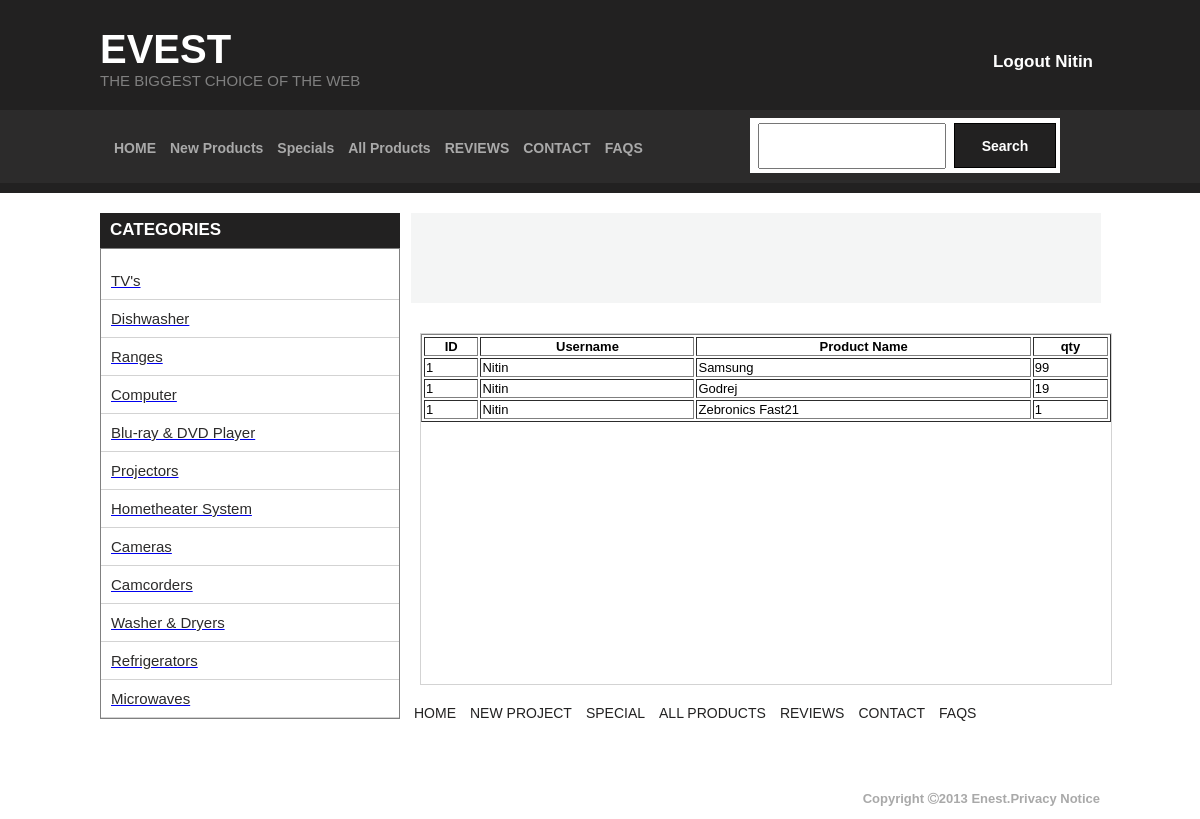
Page /checkout.php (signed in) on the committed database.
### tables this page shows
CREATE TABLE `categories` (
  `id` int(11) NOT NULL,
  `categoryname` varchar(255) NOT NULL
);

CREATE TABLE `cart` (
  `id` int(11) NOT NULL,
  `userid` int(11) NOT NULL,
  `productid` int(11) NOT NULL,
  `qty` int(11) NOT NULL
);

CREATE TABLE `signup` (
  `id` int(11) NOT NULL,
  `fullname` varchar(255) NOT NULL,
  `email` varchar(255) NOT NULL,
  `password` varchar(255) NOT NULL
);

CREATE TABLE `product` (
  `id` int(11) NOT NULL,
  `category_id` int(11) NOT NULL,
  `pname` varchar(255) NOT NULL,
  `pdescription` text NOT NULL,
  `pprice` varchar(255) NOT NULL,
  `pstock` int(11) NOT NULL,
  `pimage` varchar(255) NOT NULL,
  `special` int(11) NOT NULL
);

### checkout.php (the view, shortened to what this page needs)
<?php include('common/connection.php')?>
<!DOCTYPE html>
<html>
<head>
	<link rel="stylesheet" type="text/css" href="css/style.css">
	<link rel="stylesheet" href="https://cdnjs.cloudflare.com/ajax/libs/font-awesome/4.7.0/css/font-awesome.min.css">
</head>
<body>
	<div class="main-div">
		<?php include('common/header.php');?>
		<div class="null">
		</div>
		<div class="main-categorious">
			<div class="footer">
				<div class="categorious">
					<div class="cate-heading">
						<p>CATEGORIES</p>
					</div>
					<div class="items">
						<ul>
							<?php include('common/categories.php');?>
						</ul>
					</div>
				</div>
				<div class="contact">
					<div class="contact-us">
					</div>
					<div class="dish-info">
						<table border="1" width="100%">
                            <tr>
                                <th>ID</th>
                                <th>Username</th>
                                <th>Product Name</th>
                                <th>qty</th>
                            </tr>
                            <?php
                                $userid=$_SESSION['userid'];
                                $query="SELECT * FROM cart c, product p, signup su where c.userid=su.id and c.productid=p.id and c.userid=$userid";
                                $result=mysqli_query($connect,$query);
                                while($row=mysqli_fetch_assoc($result))
                                {
                            ?>
                                <tr>
                                    <td><?php echo $row['id'];?></td>
                                    <td><?php echo $row['fullname'];?></td>
                                    <td><?php echo $row['pname'];?></td>
                                    <td><?php echo $row['qty'];?></td>
                                </tr>
                            <?php } ?>
                        </table>
					</div>
				</div>
				<?php include ('common/footer.php');?>
			</div>
		</div>
	</div>
</body>
</html>

### common/categories.php
<ul>
	<?php
		$query="select * from categories";
		$result=mysqli_query($connect,$query);
		while($row=mysqli_fetch_assoc($result))
		{
	?>
		<a href="products.php?cid=<?php echo $row['id']?>"><li><?php echo $row['categoryname']?></li></a>
<?php	}	?>
</ul>

### css/style.css (style rules this page uses)
body { margin:0; padding: 0; font-family: arial; font-size:13px; }
.null { background-color:#222121; height: 10px; width: 100%; }
.main-categorious { width: 100%; }
.footer { width: 1000px; margin: auto; margin-top: 20px; }
.categorious { width: 300px; float: left; }
.contact { width: 700px; float: left; }
.cate-heading { background-color:#222121; height:35px; }
.cate-heading p { color: white; margin: 0; margin-left: 20px; padding-top:7px; font-size: 17px; font-weight: bold; font-family: 'Merriweather Sans', sans-serif; }
.items { width:300px; height: 471px; border:1px solid gray; }
.items ul { padding: 0; }
.items ul li { list-style: none; border-bottom: 1px solid lightgray; padding: 10px; font-size: 15px; color:#2C2B2B; }
.contact-us { width: 690px; margin-left:20px; background-color:#F4F5F5; height:90px; }
.dish-info { width: 690px; height:480px; margin-left:20px; margin-top: 20px; border:1px solid lightgray; }
.items { width:300px; height: 471px; border:1px solid lightgray; }
.dish-info { width: 690px; height:350px; margin-left:20px; margin-top:30px; border:1px solid lightgray; }
.cate-heading p { color: white; margin: 0; margin-left: 10px; padding-top:7px; font-size: 17px; font-weight: bold; font-family: 'Merriweather Sans', sans-serif; }
.items { width:298px; height: 469px; border:1px solid gray; }
.contact-us { width: 690px; margin-left:11px; background-color:#F4F5F5; height:90px; margin-bottom: 10px; }

### rows in the picture
categories: categoryname "TV's"
categories: categoryname "Dishwasher"
categories: categoryname "Ranges"
categories: categoryname "Computer"
categories: categoryname "Blu-ray & DVD Player"
categories: categoryname "Projectors"
categories: categoryname "Hometheater System"
categories: categoryname "Cameras"
categories: categoryname "Camcorders"
categories: categoryname "Washer & Dryers"
categories: categoryname "Refrigerators"
categories: categoryname "Microwaves"
cart: userid "1", userid.fullname "Nitin", productid.pname "Samsung", qty "99"
cart: userid "1", userid.fullname "Nitin", productid.pname "Godrej", qty "19"
cart: userid "1", userid.fullname "Nitin", productid.pname "Zebronics Fast21", qty "1"
